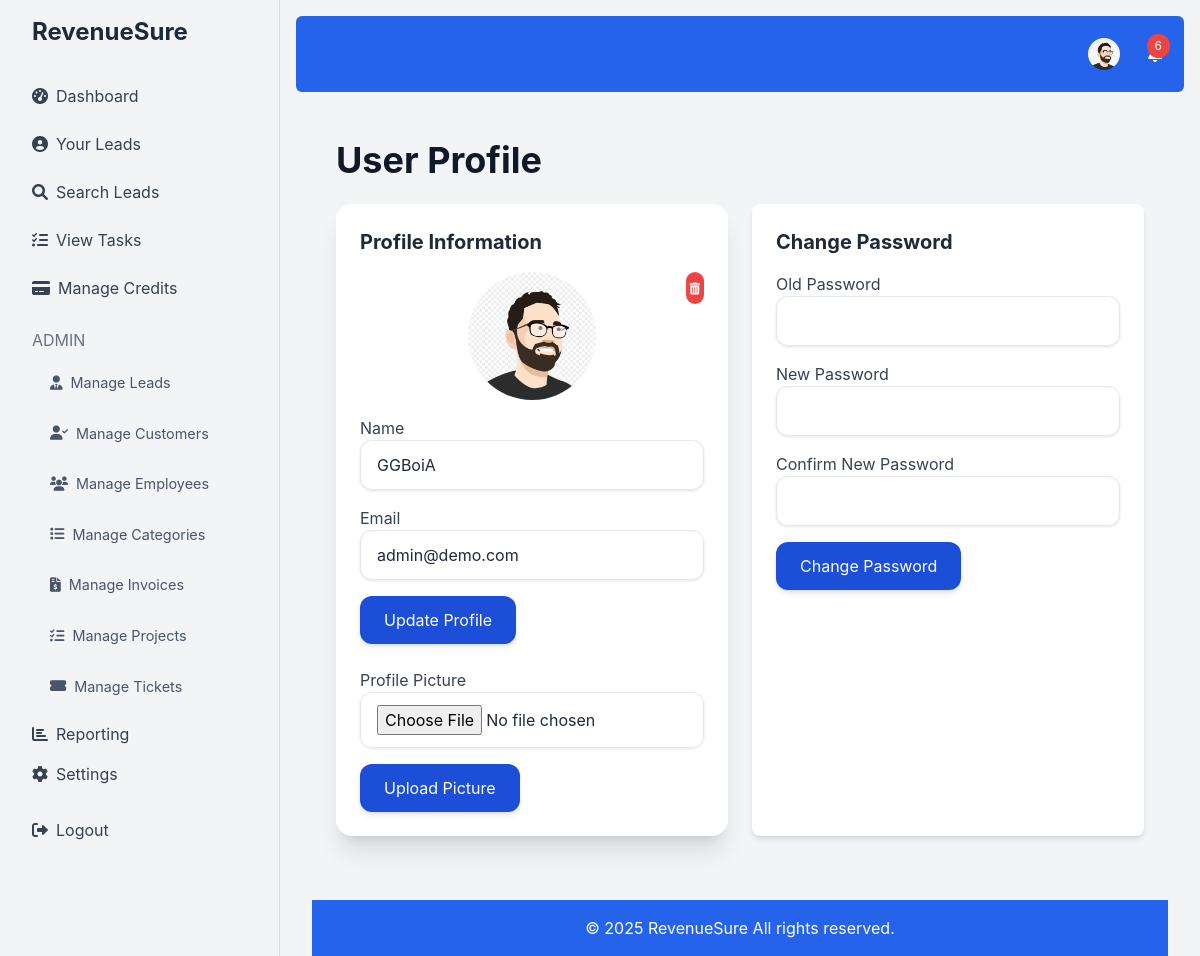
The app's page /profile.php (signed in) with its own data.
### tables this page shows
CREATE TABLE `users` (
  `id` int(11) NOT NULL,
  `username` varchar(50) NOT NULL,
  `email` varchar(100) NOT NULL,
  `password` varchar(255) NOT NULL,
  `credits` int(11) DEFAULT 0,
  `created_at` timestamp NOT NULL DEFAULT current_timestamp(),
  `role` enum('admin','user') DEFAULT 'user',
  `profile_picture` varchar(255) DEFAULT NULL
);

### profile.php (the view, shortened to what this page needs)
<?php
require 'db.php';
$user_id = $_SESSION['user_id'];
$stmt = $conn->prepare("SELECT username, email, profile_picture FROM users WHERE id = :user_id");
$stmt->bindParam(':user_id', $user_id);
$stmt->execute();
$user = $stmt->fetch(PDO::FETCH_ASSOC);
$username = $user['username'];
$email = $user['email'];
require 'header.php';
?>
<div class="container mx-auto p-6 fade-in">
    <h1 class="text-4xl font-bold text-gray-900 mb-6">User Profile</h1>
    <div class="grid grid-cols-1 md:grid-cols-2 gap-6">
          <div class="bg-white p-6 rounded-2xl shadow-xl fade-in">
            <h2 class="text-xl font-bold text-gray-800 mb-4">Profile Information</h2>
               <div class="mb-4 flex justify-center relative">
                     <?php if($user['profile_picture']): ?>
                          <img src="<?php echo $user['profile_picture']; ?>" alt="Profile Picture" class="rounded-full w-32 h-32 object-cover">
                           <form method="post" action="" class="absolute top-0 right-0">
                                 <button type="submit" name="remove_profile_picture" class="bg-red-500 text-white p-1 rounded-full hover:bg-red-700 transition duration-300">
                                      <i class="fas fa-trash-alt fa-xs"></i>
                                  </button>
                           </form>
                      <?php else: ?>
                         <div class="rounded-full w-32 h-32 bg-gray-200 flex items-center justify-center">
                             <i class="fas fa-user fa-3x text-gray-500"></i>
                         </div>
                      <?php endif; ?>
                </div>
             <form method="POST" action="" class="mb-6">
                    <div class="mb-4">
                       <label for="username" class="block text-gray-700">Name</label>
                        <input type="text" name="username" id="username" class="w-full px-4 py-3 border rounded-xl focus:outline-none focus:ring-2 focus:ring-blue-600" value="<?php echo htmlspecialchars($username); ?>" required>
                   </div>
                  <div class="mb-4">
                      <label for="email" class="block text-gray-700">Email</label>
                       <input type="email" name="email" id="email" class="w-full px-4 py-3 border rounded-xl focus:outline-none focus:ring-2 focus:ring-blue-600" value="<?php echo htmlspecialchars($email); ?>" required>
                   </div>
                    <button type="submit" name="update_profile" class="bg-blue-700 text-white px-6 py-3 rounded-xl hover:bg-blue-900 transition duration-300 shadow-md">Update Profile</button>
         </form>
                  <form method="POST" action="" enctype="multipart/form-data">
                    <div class="mb-4">
                       <label for="profile_picture" class="block text-gray-700">Profile Picture</label>
                       <input type="file" name="profile_picture" id="profile_picture" class="w-full px-4 py-3 border rounded-xl focus:outline-none focus:ring-2 focus:ring-blue-600"
                        onchange="loadFile(event)">
                    </div>
                     <button type="submit" class="bg-blue-700 text-white px-6 py-3 rounded-xl hover:bg-blue-900 transition duration-300 shadow-md">Upload Picture</button>
                 </form>
             </div>
        <div class="bg-white p-6 rounded-lg shadow-md fade-in">
            <h2 class="text-xl font-bold text-gray-800 mb-4">Change Password</h2>
            <form method="POST" action="" class="fade-in">
                <div class="mb-4">
                    <label for="old_password" class="block text-gray-700">Old Password</label>
                    <input type="password" name="old_password" id="old_password" class="w-full px-4 py-3 border rounded-xl focus:outline-none focus:ring-2 focus:ring-blue-600" required>
                </div>
                <div class="mb-4">
                    <label for="new_password" class="block text-gray-700">New Password</label>
                    <input type="password" name="new_password" id="new_password" class="w-full px-4 py-3 border rounded-xl focus:outline-none focus:ring-2 focus:ring-blue-600" required>
                </div>
                <div class="mb-4">
                    <label for="confirm_password" class="block text-gray-700">Confirm New Password</label>
                      <input type="password" name="confirm_password" id="confirm_password" class="w-full px-4 py-3 border rounded-xl focus:outline-none focus:ring-2 focus:ring-blue-600" required>
                 </div>
                  <button type="submit" name="update_password" class="bg-blue-700 text-white px-6 py-3 rounded-xl hover:bg-blue-900 transition duration-300 shadow-md">Change Password</button>
              </form>
        </div>
    </div>
<?php
require 'footer.php';
?>

### header.php (shortened to what this page needs)
<!DOCTYPE html>
<html lang="en">
<head>
    <script src="https://cdn.tailwindcss.com"></script>
    <link href="https://cdnjs.cloudflare.com/ajax/libs/font-awesome/6.0.0-beta3/css/all.min.css" rel="stylesheet">
     <link rel="stylesheet" href="https://cdnjs.cloudflare.com/ajax/libs/animate.css/4.1.1/animate.min.css"/>
</head>
<body class="bg-gray-100">
    <div class="flex h-screen fade-in-up">
        <aside class="bg-gray-100 text-gray-700 w-64 p-4">
            <a href="index.php" class="text-2xl font-bold block mb-6 pl-4 text-gray-800">RevenueSure</a>
            <nav>
                <?php if (isset($_SESSION['user_id'])): ?>
                    <?php
                     function isActive($path) {
                         $current_page = basename($_SERVER['PHP_SELF']);
                         return strpos($current_page, $path) === 0;
                    }
                     function isParentActive($path) {
                         $current_page = basename($_SERVER['PHP_SELF']);
                       return strpos($current_page, $path) !== false;
                      }
                    ?>
                    <a href="dashboard.php" class="menu-item block hover:bg-gray-200 rounded-lg px-4 py-3 <?php echo isActive('dashboard.php') ? 'active' : ''; ?>"><i class="fas fa-tachometer-alt mr-2"></i>Dashboard</a>
                    <a href="your_leads.php" class="menu-item block hover:bg-gray-200 rounded-lg px-4 py-3 <?php echo isActive('your_leads.php') ? 'active' : ''; ?>"><i class="fas fa-user-circle mr-2"></i>Your Leads</a>
                    <a href="search_leads.php" class="menu-item block hover:bg-gray-200 rounded-lg px-4 py-3 <?php echo isActive('search_leads.php') ? 'active' : ''; ?>"><i class="fas fa-search mr-2"></i>Search Leads</a>
                   <a href="view_tasks.php" class="menu-item block hover:bg-gray-200 rounded-lg px-4 py-3 <?php echo isActive('view_tasks.php') ? 'active' : ''; ?>"><i class="fas fa-tasks mr-2"></i>View Tasks</a>
                    <a href="manage_credits.php" class="menu-item block hover:bg-gray-200 rounded-lg px-4 py-3 <?php echo isActive('manage_credits.php') ? 'active' : ''; ?>"><i class="fas fa-credit-card mr-2"></i>Manage Credits</a>
                    <?php if ($_SESSION['role'] === 'admin'): ?>
                        <h6 class="text-gray-500 uppercase mt-4 mb-2 px-4">Admin</h6>
                         <div class="menu-item <?php if (isParentActive('add_lead.php') || isParentActive('leads_list.php') || isParentActive('import_leads.php')) echo 'active'; ?>">
                            <a class="block py-2 px-4 hover:bg-gray-200 rounded-lg flex items-center"><i class="fas fa-user-tie mr-2"></i>Manage Leads</a>
                        </div>
                          <div class="menu-item <?php if (isParentActive('add_customer.php') || isParentActive('manage_customers.php') || isParentActive('view_customer.php')) echo 'active'; ?>">
                            <a class="block py-2 px-4 hover:bg-gray-200 rounded-lg flex items-center"><i class="fas fa-user-check mr-2"></i>Manage Customers</a>
                        </div>
                         <div class="menu-item <?php if (isParentActive('add_employee.php') || isParentActive('manage_employees.php')) echo 'active'; ?>">
                            <a class="block py-2 px-4 hover:bg-gray-200 rounded-lg flex items-center"><i class="fas fa-users mr-2"></i>Manage Employees</a>
                        </div>
                          <div class="menu-item <?php if (isParentActive('manage_categories.php') || isParentActive('add_category.php')) echo 'active'; ?>">
                            <a class="block py-2 px-4 hover:bg-gray-200 rounded-lg flex items-center"><i class="fas fa-list mr-2"></i>Manage Categories</a>
                        </div>
                           <div class="menu-item <?php if (isParentActive('manage_invoices.php') || isParentActive('add_invoice.php')) echo 'active'; ?>">
                            <a class="block py-2 px-4 hover:bg-gray-200 rounded-lg flex items-center"><i class="fas fa-file-invoice-dollar mr-2"></i>Manage Invoices</a>
                        </div>
                       <div class="menu-item <?php if (isParentActive('manage_projects.php') || isParentActive('add_project.php') || isParentActive('view_project.php') || isParentActive('manage_project_categories.php')) echo 'active'; ?>">
                            <a class="block py-2 px-4 hover:bg-gray-200 rounded-lg flex items-center"><i class="fas fa-tasks mr-2"></i>Manage Projects</a>
                        </div>
                         <div class="menu-item <?php if (isParentActive('manage_tickets.php') || isParentActive('add_ticket.php') || isParentActive('view_ticket.php')) echo 'active'; ?>">
                             <a class="block py-2 px-4 hover:bg-gray-200 rounded-lg flex items-center"><i class="fas fa-ticket-alt mr-2"></i>Manage Tickets</a>
                        </div>
                         <a href="reporting_dashboard.php" class="block py-2 px-4 hover:bg-gray-200 rounded-lg <?php echo isActive('reporting_dashboard.php') ? 'active' : ''; ?>"><i class="fas fa-chart-bar mr-2"></i>Reporting</a>
                         <a href="settings.php" class="block py-2 px-4 hover:bg-gray-200 rounded-lg <?php echo isActive('settings.php') ? 'active' : ''; ?>"><i class="fas fa-cog mr-2"></i>Settings</a>
                    <?php endif; ?>
                     <a href="logout.php" class="block py-2 px-4 hover:bg-gray-200 rounded-lg mt-4"><i class="fas fa-sign-out-alt mr-2"></i>Logout</a>
                <?php else: ?>
                    <a href="login.php" class="block py-2 px-4 hover:bg-gray-200 rounded-lg"><i class="fas fa-sign-in-alt mr-2"></i>Login</a>
                    <a href="register.php" class="block py-2 px-4 hover:bg-gray-200 rounded-lg"><i class="fas fa-user-plus mr-2"></i>Register</a>
                 <?php endif; ?>
             </nav>
        </aside>
        <div class="flex-1 p-4 fade-in">
            <nav class="bg-blue-600 p-4 text-white mb-6 rounded-md">
                <div class="container mx-auto flex justify-end items-center">
                    <?php if (isset($_SESSION['user_id'])): ?>
                       <div class="relative top-nav-button mr-4 hover:bg-white/10 p-1.5 rounded-full transition-colors" >
                            <button id="profileButton" class="relative flex items-center">
                                <?php
                                $stmt = $conn->prepare("SELECT profile_picture FROM users WHERE id = :user_id");
                                $stmt->bindParam(':user_id', $_SESSION['user_id']);
                                $stmt->execute();
                                $user = $stmt->fetch(PDO::FETCH_ASSOC);
                                $profile_picture = $user['profile_picture'];
                                if ($profile_picture) : ?>
                                    <img src="<?php echo $profile_picture; ?>" alt="Profile Picture" class="rounded-full w-8 h-8 object-cover">
                                <?php else : ?>
                                    <i class="fas fa-user-circle fa-lg"></i>
                                <?php endif; ?>
                            </button>
                         </div>
                         <div class="relative top-nav-button hover:bg-white/10 p-1.5 rounded-full transition-colors">
                            <button id="notificationButton" class="hover:underline relative">
                                <?php
                                $stmt = $conn->prepare("SELECT COUNT(*) as unread FROM notifications WHERE user_id = :user_id AND is_read = 0");
                                $stmt->bindParam(':user_id', $_SESSION['user_id']);
                                $stmt->execute();
                                $unread = $stmt->fetch(PDO::FETCH_ASSOC)['unread'];
                                if ($unread > 0) : ?>
                                    <span class="bg-red-500 text-white text-xs px-2 py-1 rounded-full absolute -top-2 -right-2"><?php echo $unread; ?></span>
                                <?php endif; ?>
                            </button>
                        </div>
                   <?php endif; ?>
                </div>
            </nav>
             <div class="container mx-auto px-4">

### header.php (style rules this page uses)
:root { --primary-color: #007aff; --secondary-color: #4cd964; --background-light: #f9fafb; --background-dark: #1f2937; --error-color: #ff3b30; --nav-item-height: 48px; }
body { font-family: -apple-system, BlinkMacSystemFont, 'Segoe UI', Roboto, Oxygen, Ubuntu, Cantarell, 'Open Sans', 'Helvetica Neue', sans-serif; background-color: var(--background-light); color: #1f2937; }
aside { min-width: 280px; transition: all 0.3s ease-in-out; border-right: 1px solid rgba(0,0,0,0.1); background: #e2e8f0 }
aside nav { display: flex; flex-direction: column; justify-content: flex-start; }
.menu-item a { display: flex; align-items: center; padding: 12px 20px; margin: 0 10px; transition: color 0.2s ease, background-color 0.2s ease, border-left-color 0.2s ease; border-left: 4px solid transparent; color: #4a5568; font-size: 0.9rem; }
.fade-in-up { animation: fadeInUp 0.3s ease-in-out; }
.fade-in { animation: fadeIn 0.3s ease-in-out; }
button { transition: background-color 0.3s ease, color 0.3s ease, transform 0.1s ease; }
.bg-white { transition: all 0.3s ease-in-out; box-shadow: 0 2px 5px rgba(0,0,0,0.1); }
input,select, textarea { transition: all 0.3s ease-in-out; box-shadow: 0 1px 3px rgba(0,0,0,0.1); border-radius: 8px; }
.top-nav-button { transition: all 0.3s ease-in-out; }

### records on screen
users: profile_picture (picture), username "GGBoiA", email "admin@demo.com"

### other values on screen
$unread "6"
